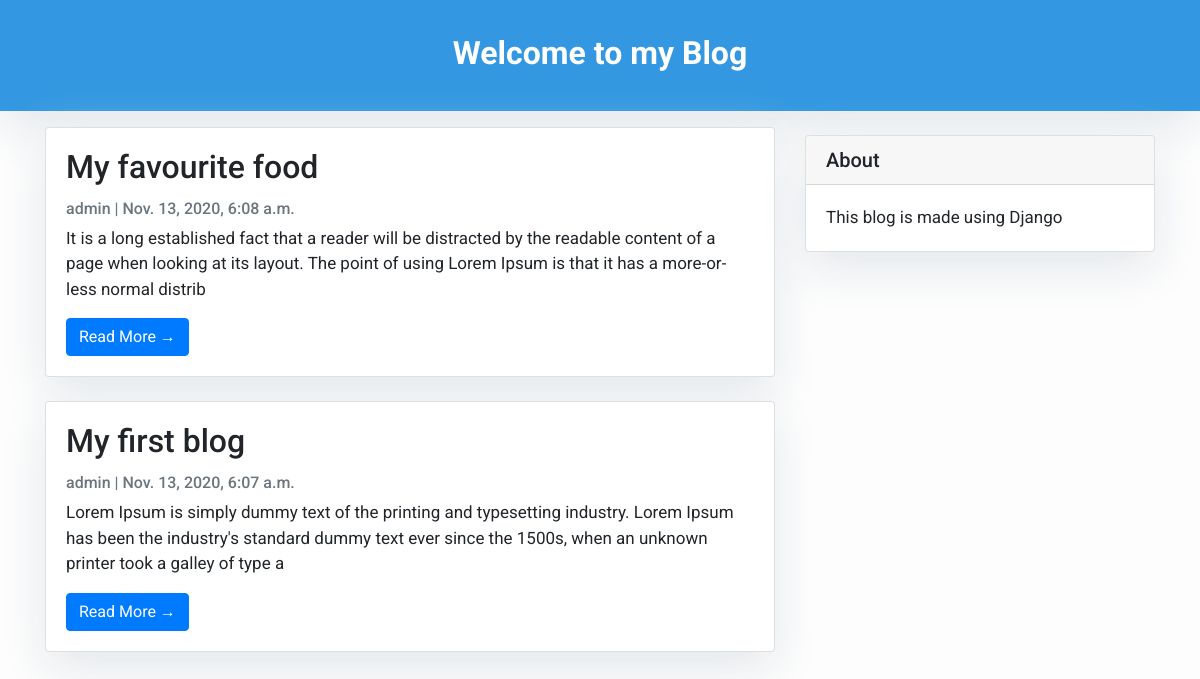
The page / on the database its author committed.
### blog/models.py (models this page shows, shortened)
class Post(models.Model):
    title = models.CharField(max_length=200, unique=True)
    slug = models.SlugField(max_length=200, unique=True)
    author = models.ForeignKey(
        User, on_delete=models.CASCADE, related_name="blog_posts"
    )
    updated_on = models.DateTimeField(auto_now=True)
    content = models.TextField()
    created_on = models.DateTimeField(auto_now_add=True)
    status = models.IntegerField(choices=STATUS, default=0)
    class Meta:
        ordering = ["-created_on"]

### blog/views.py (the view)
# urls.py: path('', views.PostList.as_view(), name='home'),
class PostList(generic.ListView):
    queryset = Post.objects.filter(status=1).order_by('-created_on')
    template_name = 'index.html'

### templates/index.html (shortened to what this page needs)
{% extends "base.html" %}
{% block content %}
<header class="masthead">
  <div class="container">
    <div class="row">
      <div class=" col-md-8 col-md-10 mx-auto">
        <div class="site-heading">
          <h3 class=" site-heading my-4 mt-3 text-white" style="text-align: center;font-weight: bold;font-size:xx-large;"> Welcome to my Blog </h3>
        </div>
      </div>
    </div>
  </div>
</header>
<div class="container">
  <div class="row">
    <div class="col-md-8 mt-3 left">
      {% for post in post_list %}
      <div class="card mb-4">
        <div class="card-body">
          <h2 class="card-title">{{ post.title }}</h2>
          <p class="card-text text-muted h6">{{ post.author }} | {{ post.created_on}}  </p>
          <p class="card-text">{{post.content|safe|slice:":200" }}</p>
          <a href="{% url 'post_detail' post.slug  %}" class="btn btn-primary">Read More &rarr;</a>
        </div>
      </div>
      {% endfor %}
    </div>
    {% block sidebar %}
    {% include 'sidebar.html' %}
    {% endblock sidebar %}
  </div>
</div>
{%endblock%}

### templates/base.html (style rules this page uses)
body { font-family: "Roboto", sans-serif; font-size: 17px; background-color: #fdfdfd; }
.masthead { background: #3398E1; height: auto; padding-bottom: 15px; box-shadow: 0 16px 48px #E3E7EB; padding-top: 10px; }

### templates/sidebar.html (style rules this page uses)
.card { box-shadow: 0 16px 48px #E3E7EB; }

### rows shown on the page
Post: title "My favourite food", author "admin", created_on "Nov. 13, 2020, 6:08 a.m.", content "It is a long established fact that a reader will be distracted by the readable content of a page when looking at its layout. The point of using Lorem Ipsum is that it has a more-or-less normal distrib"
Post: title "My first blog", author "admin", created_on "Nov. 13, 2020, 6:07 a.m.", content "Lorem Ipsum is simply dummy text of the printing and typesetting industry. Lorem Ipsum has been the industry's standard dummy text ever since the 1500s, when an unknown printer took a galley of type a"
